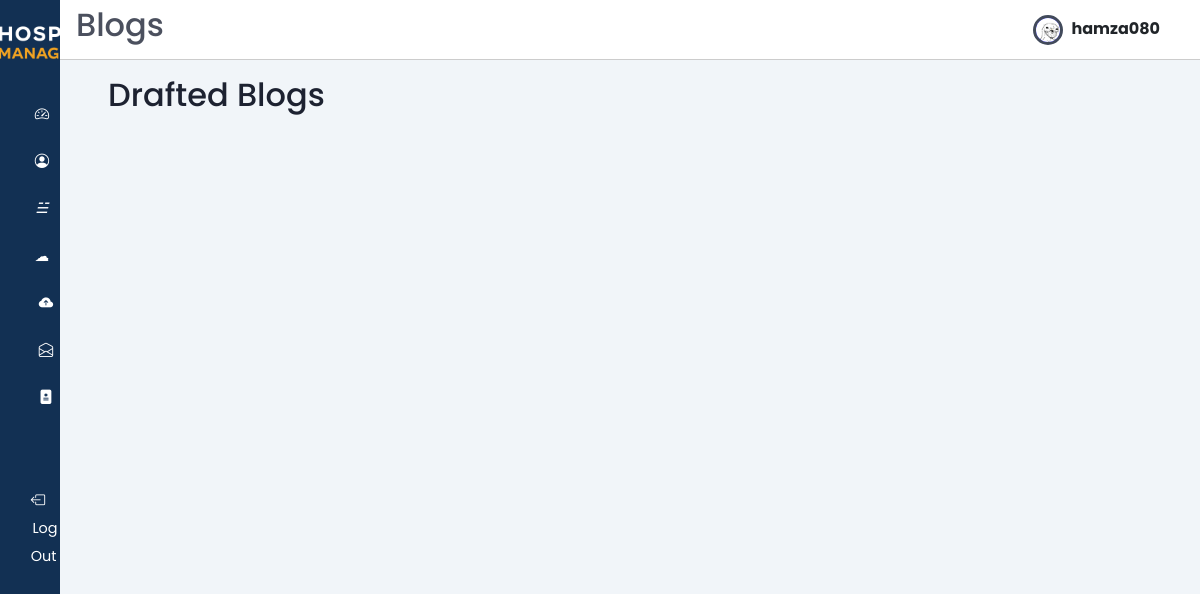
/doctor_drafts/ (signed in), run on an earlier commit of the app's database.
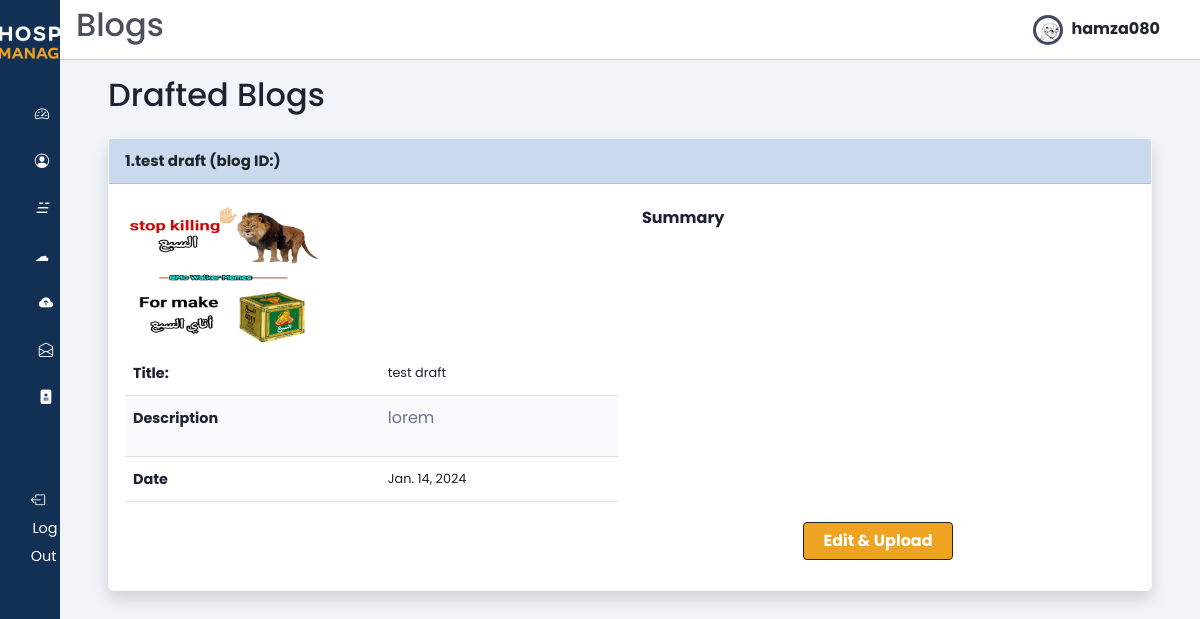
And on a later commit of the database.
### doctors/models.py (models this page shows, shortened)
class Blogs(models.Model):
  blog_id = models.AutoField(primary_key=True)
  title = models.CharField(max_length=255)
  description = models.TextField()
  summary = models.TextField()
  is_published = models.BooleanField(default=False)
  posted_at = models.DateField(default=datetime.now)
  thumbnail = models.ImageField(upload_to="blogs/thumbnail", null=True, blank=True)
  id_category = models.ForeignKey(Category, on_delete=models.PROTECT)
  doctor = models.ForeignKey(Doctors, on_delete=models.CASCADE)
  class Meta:
    verbose_name = "Blog"
    verbose_name_plural = "Blogs"

### doctors/views.py (the view)
# urls.py: path('doctor_drafts/',doctor_drafts , name='doctor_drafts'),
@login_required(login_url='/login')
def doctor_drafts(request):
    user = request.user
    author = get_object_or_404(Doctors, user=user)
    drafts = Blogs.objects.filter(doctor=author, is_published=False).order_by('-posted_at')
    categories = Category.objects.all()
    paginator = Paginator(drafts, 5)
    page = request.GET.get('page')
    drafts_page = paginator.get_page(page)
    context = {
        'drafts': drafts_page,
        'categories': categories,
    }
    return render(request, 'doctors/doctor_drafts.html', context)

### templates/doctors/doctor_drafts.html (shortened to what this page needs)
{% extends 'doctors/base.html' %}
{% load static %}
{% block page_title %} Blogs {% endblock page_title %}
{% block content %}
<main>
  <h2 class="dash-title">Drafted Blogs</h2>
  <section class="recent">
    {% for post in drafts %}
      <div class="table-div">
        <div class="card text-dark mb-3 shadow border-light border" style="border-radius: 5px;">
          <div class="card-header fw-bold" style="background-color: rgb(202, 218, 238);">
            {{ forloop.counter }}.{{ post.title }} (blog ID:{{ post.id }}) </div>
          <div class="card-body row">
            <div class="col-12 col-md-6">
              <img class="img-fluid" src="{{post.thumbnail.url}}" alt="" style="height:40%;width:40%;">
              <table class="table">
                <tbody>
                  <tr>
                    <th scope="col">Title:</th>
                    <td scope="col">{{ post.title }}</td>
                  </tr>
                  <tr>
                    <th scope="col">Description</th>
                    <td scope="col">{{ post.description |safe|truncatechars:100|linebreaks }}</td>
                  </tr>
                  <tr>
                    <th scope="col">Date</th>
                    <td scope="col">{{ post.posted_at}}</td>
                  </tr>
                </tbody>
              </table>
            </div>
            <div class="col-12 col-md-6 text-center">
              <h4 class="text-start fs-6"><b>Summary</b></h4>
              <a href="{% url 'upload_blog' post.blog_id %}" class="btn btn-outline-dark edit-draft-btn" >
                <b>Edit & Upload</b>
              </a>
            </div>
          </div>
        </div>
      </div>
    {% endfor %}
  </section>
</main>
{% endblock %}

What changed in the data, as far as the page shows it:
added Blogs: title "test draft", thumbnail (picture), description "lorem", posted_at "Jan. 14, 2024"
